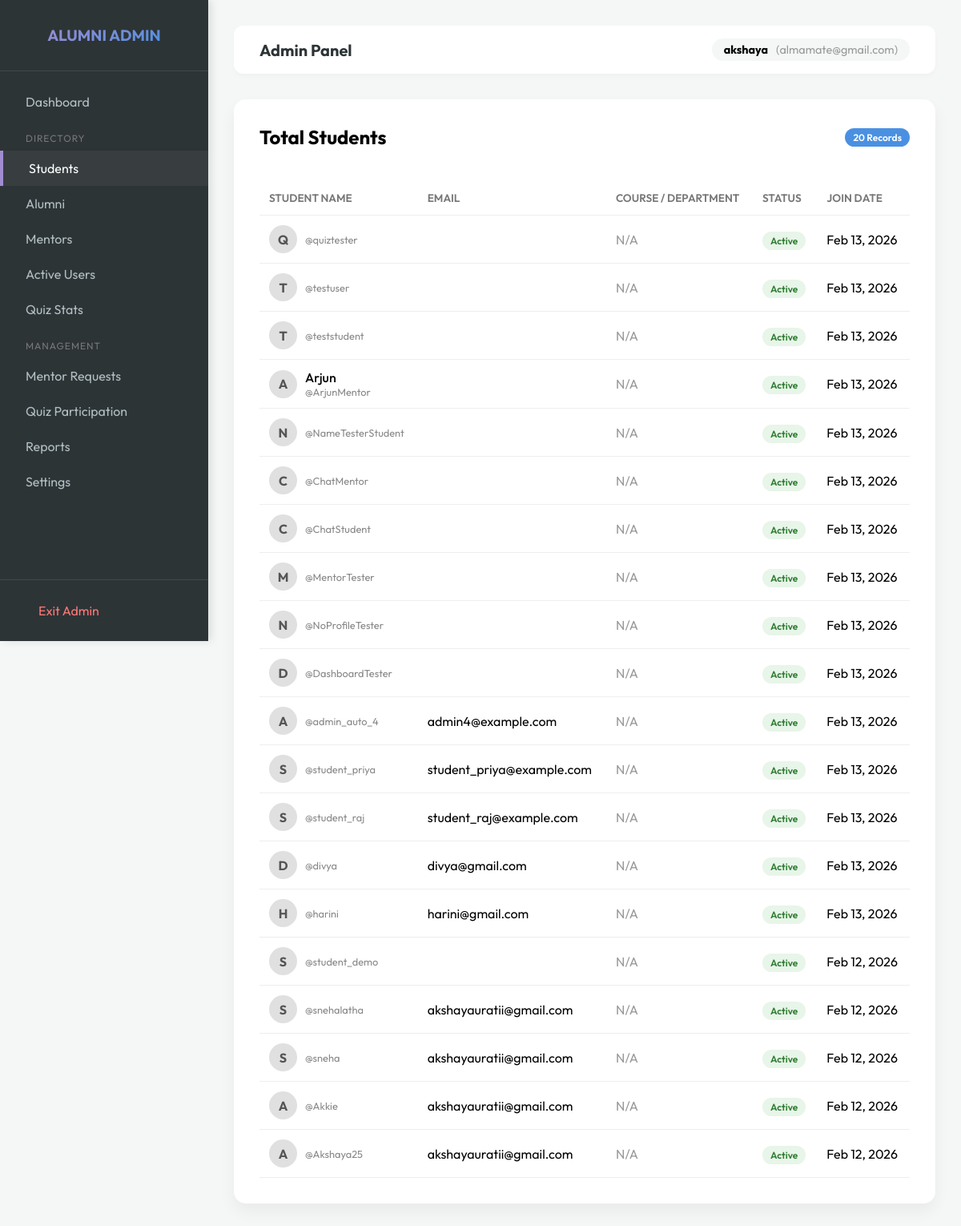
/admin-portal/students/ (signed in), run on an earlier commit of the app's database.
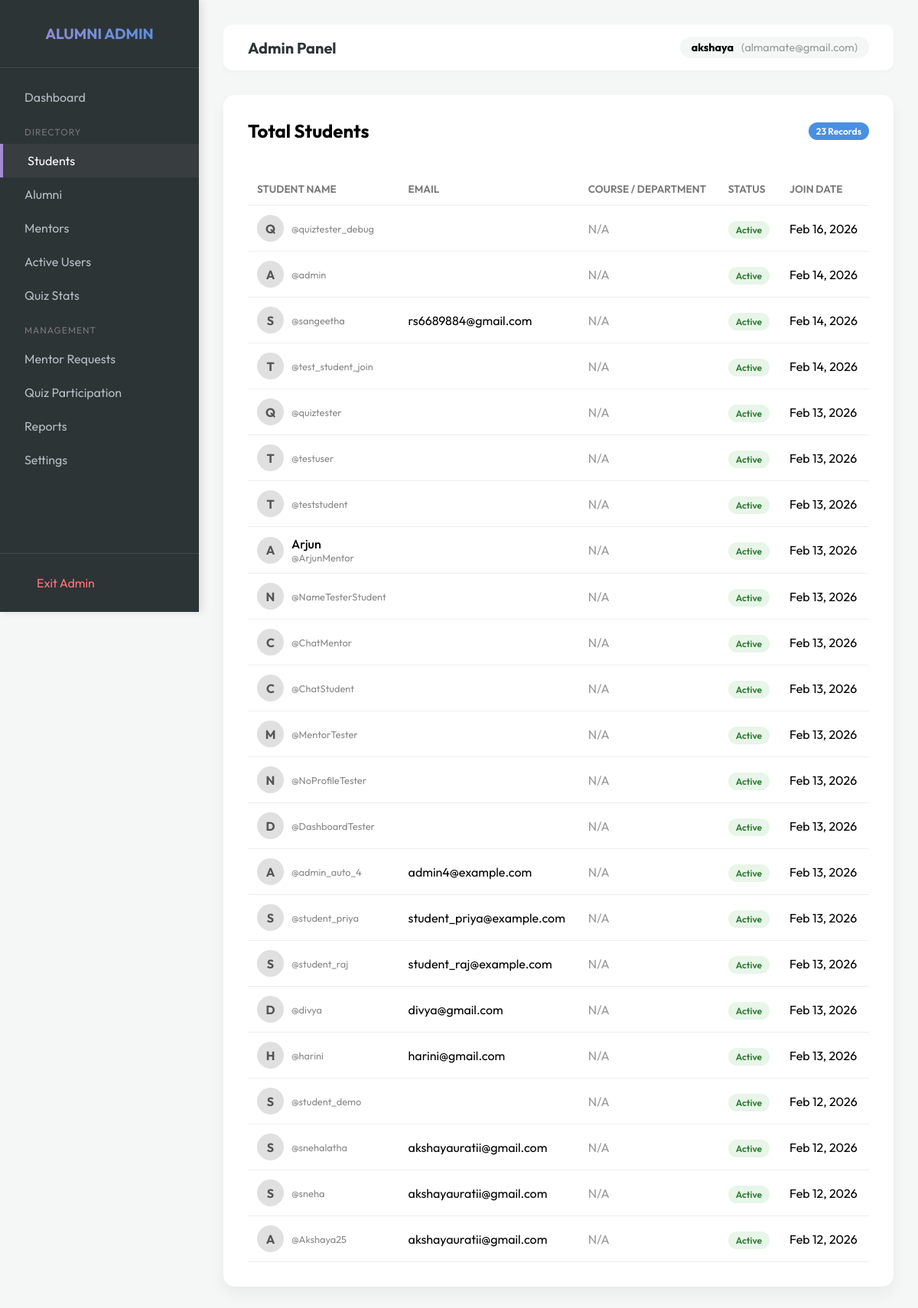
And on a later commit of the database.
### network/models.py (models this page shows, shortened)
class Profile(models.Model):
    USER_TYPE_CHOICES = (
        ('student', 'Student'),
        ('alumni', 'Alumni'),
        ('mentor', 'Mentor'),
        ('admin', 'Admin'),
    )
    user = models.OneToOneField(User, on_delete=models.CASCADE)
    user_type = models.CharField(max_length=10, choices=USER_TYPE_CHOICES, default='student')
    assessment_marks = models.IntegerField(default=0)
    bio = models.TextField(blank=True)
    skills = models.TextField(blank=True, help_text="Comma-separated skills")
    profile_picture = models.ImageField(upload_to='profile_pics', blank=True, null=True)
    government_internships = models.TextField(blank=True, help_text="Details of government internships")
    private_internships_jobs = models.TextField(blank=True, help_text="Details of private internships and jobs")

### network/views.py (the view)
# urls.py: path('admin-portal/students/', views.admin_students_list, name='admin_students_list'),
@admin_required
def admin_students_list(request):
    from network.models import Profile
    students = Profile.objects.filter(user_type='student').select_related('user').order_by('-user__date_joined')
    return render(request, 'admin/student_list.html', {'students': students})

### templates/admin/student_list.html
{% extends 'admin/admin_base.html' %}
{% block admin_content %}
<div class="card">
    <div style="display: flex; justify-content: space-between; align-items: center; margin-bottom: 1.5rem;">
        <h2 style="margin: 0;">Total Students</h2>
        <span class="badge" style="background: var(--primary); color: white;">{{ students.count }} Records</span>
    </div>
    <div style="overflow-x: auto;">
        <table>
            <thead>
                <tr>
                    <th>Student Name</th>
                    <th>Email</th>
                    <th>Course / Department</th>
                    <th>Status</th>
                    <th>Join Date</th>
                </tr>
            </thead>
            <tbody>
                {% for student in students %}
                <tr>
                    <td>
                        <div style="display: flex; align-items: center; gap: 10px;">
                            <div
                                style="width: 35px; height: 35px; background: #e0e0e0; border-radius: 50%; display: flex; align-items: center; justify-content: center; font-weight: bold; color: #555;">
                                {{ student.user.first_name|first|default:student.user.username|first|upper }}
                            </div>
                            <div>
                                <div style="font-weight: 500;">{{ student.user.first_name }} {{ student.user.last_name}}
                                </div>
                                <div style="font-size: 0.8rem; color: #888;">@{{ student.user.username }}</div>
                            </div>
                        </div>
                    </td>
                    <td>{{ student.user.email }}</td>
                    <td><span style="color: #999;">N/A</span></td>
                    <td>
                        {% if student.user.is_active %}
                        <span class="badge" style="background: #e8f5e9; color: #2e7d32;">Active</span>
                        {% else %}
                        <span class="badge" style="background: #ffebee; color: #c62828;">Inactive</span>
                        {% endif %}
                    </td>
                    <td>{{ student.user.date_joined|date:"M d, Y" }}</td>
                </tr>
                {% empty %}
                <tr>
                    <td colspan="5" style="text-align: center; padding: 2rem; color: #999;">No students found.</td>
                </tr>
                {% endfor %}
            </tbody>
        </table>
    </div>
</div>
{% endblock %}

What changed in the data, as far as the page shows it:
no longer on this page (row edited): Profile: user.first_name|first "A", user.username "Akkie", user.email "akshayauratii@gmail.com", shows "Active", user.date_joined "Feb 12, 2026"
added Profile: user.first_name|first "Q", user.username "quiztester_debug", shows "Active", user.date_joined "Feb 16, 2026"
added Profile: user.first_name|first "A", user.username "admin", shows "Active", user.date_joined "Feb 14, 2026"
added Profile: user.first_name|first "S", user.username "sangeetha", user.email "rs6689884@gmail.com", shows "Active", user.date_joined "Feb 14, 2026"
added Profile: user.first_name|first "T", user.username "test_student_join", shows "Active", user.date_joined "Feb 14, 2026"
Also different on the page:
{{ students.count }}: "20" → "23"
